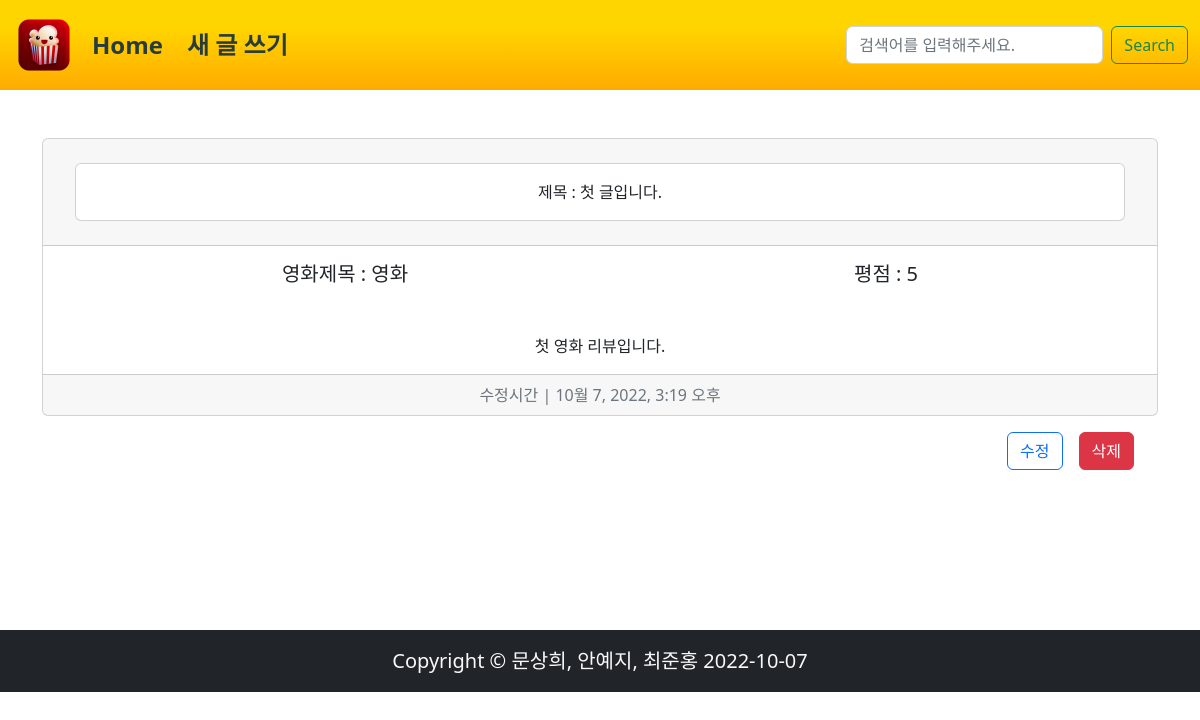
/reviews/1, run on the app's committed database.
### reviews/models.py (models this page shows)
class Review(models.Model):
        title = models.CharField(max_length=80)
        content = models.TextField()
        movie_name = models.CharField(max_length=80)
        grade = models.IntegerField(validators=[MinValueValidator(1),MaxValueValidator(5)])
        created_at = models.DateTimeField(auto_now_add=True)
        updated_at = models.DateTimeField(auto_now=True)

### reviews/views.py (the view)
# urls.py: path('reviews/<int:pk>', views.detail, name='detail'),
def detail(request,pk):
    review = Review.objects.get(pk=pk)
    context = {
        'review' : review,
    }
    return render(request, 'reviews/detail.html', context)

### reviews/templates/reviews/detail.html
{% extends 'base.html' %}
{% block content %}
  <div class="card text-center mt-5">
    <div class="card-header">
      <div class="card m-3 p-3">
        제목 :
        {{ review.title }}</div>
    </div>
    <div class="card-body">
      <h5 class="card-title d-flex justify-content-around">
        <span>
          영화제목 :
          {{ review.movie_name }}
        </span>
        <span>평점 :
          {{ review.grade }}</span>
      </h5>
      <p class="card-text mt-5">{{ review.content }}</p>
    </div>
    <div class="card-footer text-muted">
      수정시간 |
      {{ review.updated_at }}
    </div>
  </div>
  <div class="d-flex flex-row-reverse m-3">
    <a href="{% url 'reviews:delete' review.pk %}" class="btn btn-danger mx-2">삭제</a>
    <a href="{% url 'reviews:update' review.pk %}" class="btn btn-outline-primary mx-2">수정</a>
  </div>
{% endblock %}

### data on the page
Review: title "첫 글입니다.", movie_name "영화", grade "5", content "첫 영화 리뷰입니다.", updated_at "10월 7, 2022, 3:19 오후"
